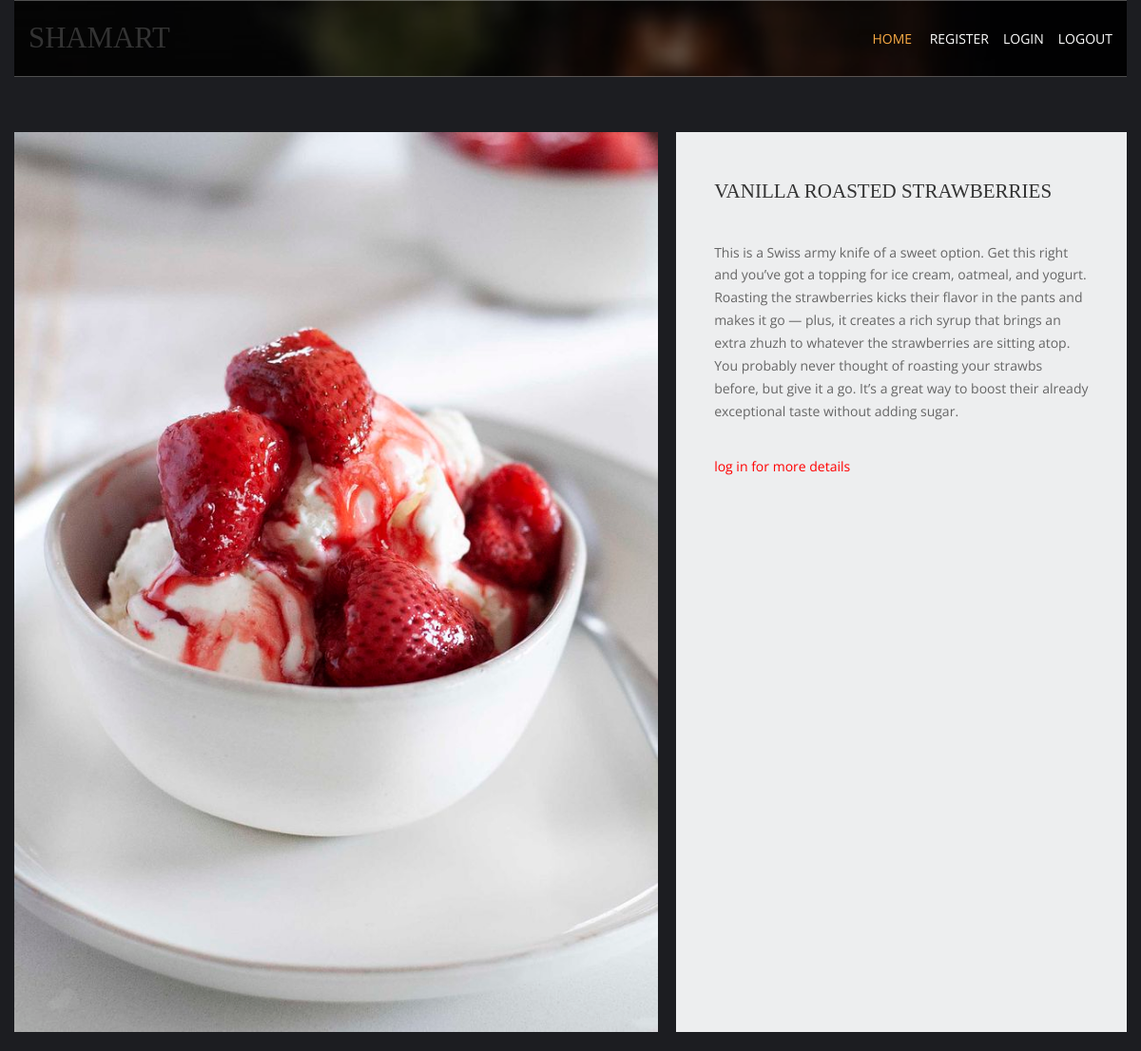
Screenshot of /fruites/vanilla-roasted-strawberries with the database file from the repository.
### shamart/models.py (models this page shows, shortened)
class products(models.Model):
    name=models.CharField(max_length=200,unique=True)
    slug=models.SlugField(max_length=200,unique=True)
    img=models.ImageField(upload_to='product')
    desc=models.TextField()
    stock=models.IntegerField()
    available=models.BooleanField()
    price=models.IntegerField()
    categ=models.ForeignKey(category,on_delete=models.CASCADE)

### shamart/views.py (the view)
# urls.py: path('<slug:c_slug>/<slug:product_slug>',views.proddetails,name='details'),
def proddetails(request,c_slug,product_slug):
    try:
        prod=products.objects.get(categ__slug=c_slug,slug=product_slug)
    except Exception as e:
        raise e
    return render(request,'product.html',{'pr':prod})

### templates/product.html (shortened to what this page needs)
{% extends 'base.html' %}
{% load static %}
{% block content %}
<html lang="en">
<head>
    <link href="{% static 'fontawesome/css/all.min.css' %}" rel="stylesheet" />
    <link href="{% static 'css/templatemo-comparto.css' %}" rel="stylesheet" />
</head>
<body>
<br>
<br>
        <section class="tm-mb-1" id="about">
            <div class="tm-row tm-about-row">
                <div class="tm-section-1-l">
                    <img src="{{pr.img.url}}" style="width:100%;height:100%;" alt="About image" class="tm-img-responsive">
                </div>
                <article class="tm-section-1-r tm-bg-color-8">
                    <h2 class="tm-mb-2 tm-title-color">{{pr.name}}</h2>
                    <p>{{pr.desc}}</p>
                    {% if user.is_authenticated %}
                    <p>PRICE:{{pr.price}}</p>
                    <p>STOCK:{{pr.stock}}</p>
                    {% else %}
                    <p style="color:red">log in for more details </p>
                    {% endif %}
                </article>
            </div>
        </section>
</body>
</html>
{% endblock %}

### static/layout/styles/layout.css (style rules this page uses)
*, *::before, *::after { transition:all .3s ease-in-out; }
body { color:#A5A6AA; background-color:#1C1D21; }

### static/css/templatemo-comparto.css (style rules this page uses)
*, *::before, *::after { box-sizing: border-box; outline: none; }
ul, h1, h2, h3, h4, p, figure { padding: 0; margin: 0; }
body { font-family: 'Open Sans', Arial, sans-serif; font-size: 18px; overflow-x: hidden; padding-left: 15px; padding-right: 15px; margin: 0; }
h2 { font-size: 1.5rem; }
p { color: #666; line-height: 1.7; margin-bottom: 35px; }
h1, h2, h3, h4, h5, h6 { color: #333; }
.tm-mb-1 { margin-bottom: 20px; }
.tm-mb-2 { margin-bottom: 40px; }
.tm-bg-color-8 { background-color: #EDEEEF; }
.tm-img-responsive { max-width: 100%; height: auto; }
.tm-section-1-l { width: 57.85%; margin-right: 1.65%; }
.tm-section-1-r { padding: 50px 40px; width: 40.5%; }
.tm-row { display: flex; }

### static/layout/styles/framework.css (style rules this page uses)
html { overflow-y:scroll; overflow-x:hidden; }
html, body { margin:0; padding:0; font-size:14px; line-height:1.6em; }
*, *::before, *::after { box-sizing:border-box; }
img { width:auto; max-width:100%; height:auto; margin:0; padding:0; border:none; line-height:normal; vertical-align:middle; }
body, input, textarea, select { font-family:Verdana, Geneva, sans-serif; }
h1, h2, h3, h4, h5, h6, .heading { font-family:Georgia, "Times New Roman", Times, serif; }
::placeholder { opacity:1; }
h1, h2, h3, h4, h5, h6, .heading { margin:0 0 20px 0; font-size:1.4rem; line-height:normal; font-weight:normal; text-transform:uppercase; }
address, article, aside, figcaption, figure, footer, header, main, nav, section { display:block; margin:0; padding:0; }

### rows the page displays
products: img (picture), name "VANILLA ROASTED STRAWBERRIES", desc "This is a Swiss army knife of a sweet option. Get this right and you’ve got a topping for ice cream, oatmeal, and yogurt. Roasting the strawberries kicks their flavor in the pants and makes it go — plus, it creates a rich syrup that brings an extra zhuzh to whatever the strawberries are sitting atop. You probably never thought of roasting your strawbs before, but give it a go. It’s a great way to boost their already exceptional taste without adding sugar."
